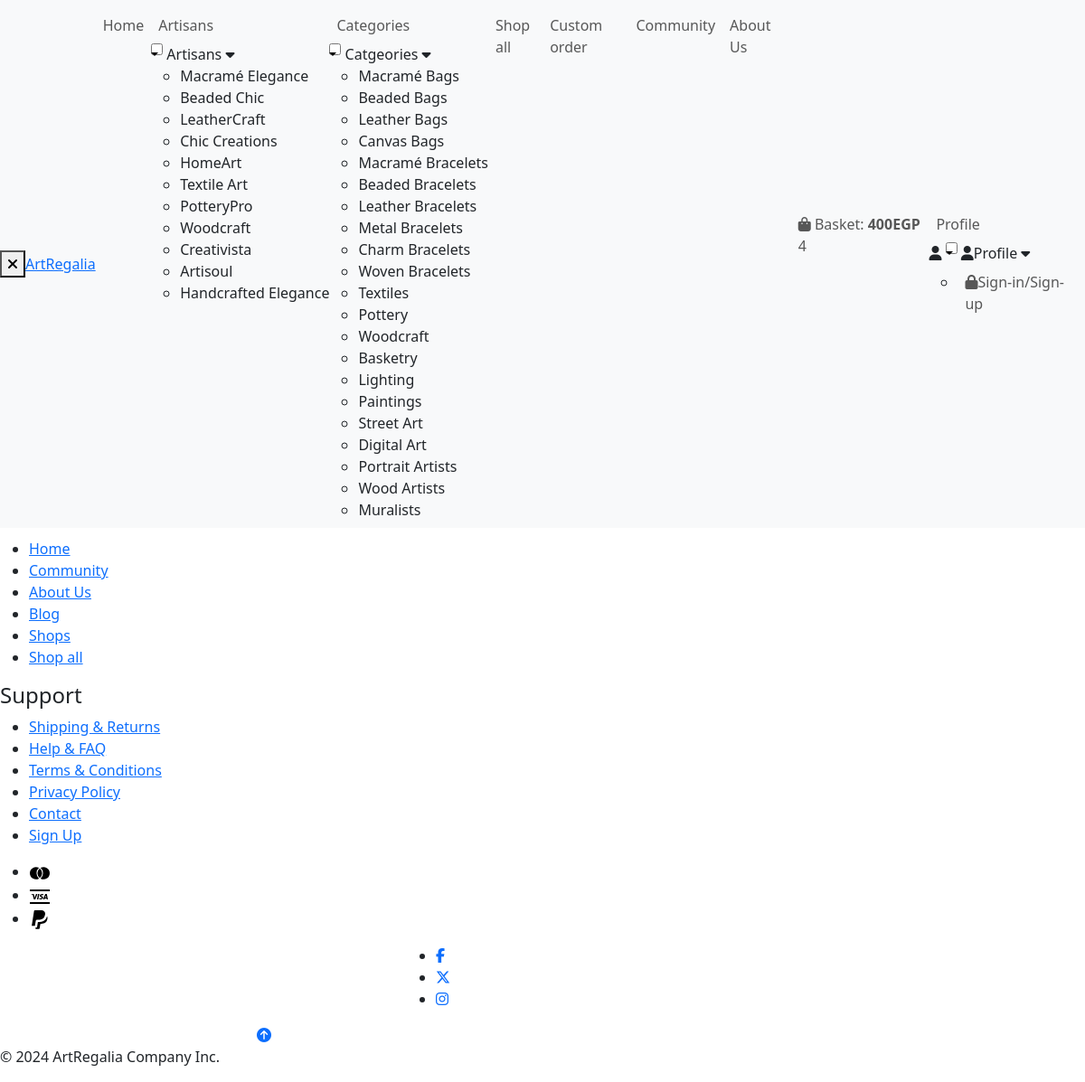
The app's page /product-details.php?product_id=1, older data.
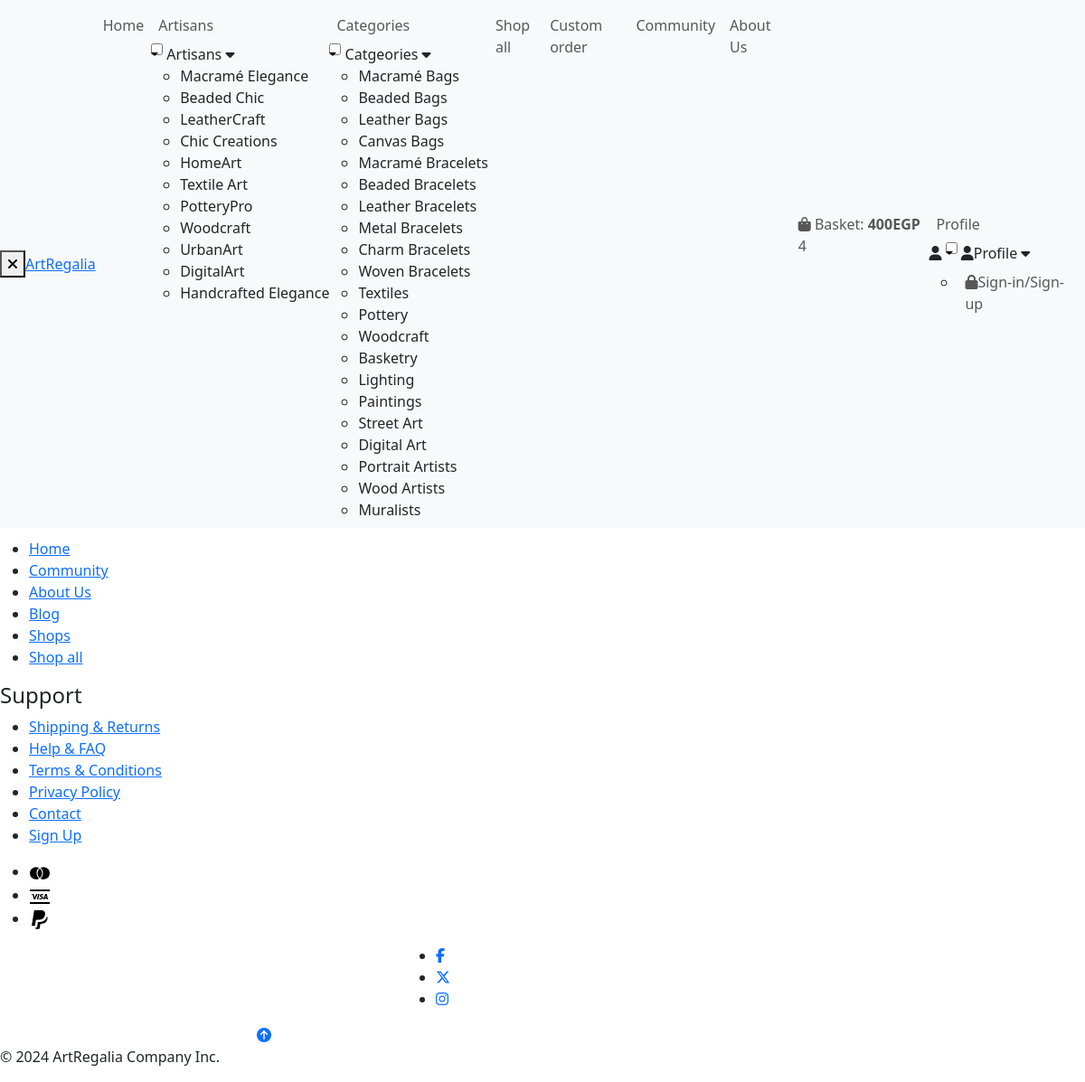
The same page, newer data.
### tables this page shows
CREATE TABLE `artisans` (
  `id` int(255) NOT NULL,
  `name` varchar(255) NOT NULL,
  `brand_name` varchar(191) NOT NULL,
  `facebook_link` varchar(191) NOT NULL,
  `linkedin_link` varchar(191) NOT NULL,
  `email` varchar(255) NOT NULL,
  `image` varchar(191) NOT NULL,
  `phone` varchar(191) NOT NULL,
  `password` int(255) NOT NULL,
  `status` tinyint(1) NOT NULL,
  `admin_id` int(11) DEFAULT NULL
);

### product-details.php (the view, shortened to what the changed rows need)
<?php
require_once("functions/connection.php");
include("functions/products_functions.php");
?>
<!DOCTYPE html>
<html lang="en">
<head>
  <link href="https://cdn.jsdelivr.net/npm/bootstrap@5.3.3/dist/css/bootstrap.min.css" rel="stylesheet"
>
  <link href="https://cdn.jsdelivr.net/npm/remixicon@4.2.0/fonts/remixicon.css" rel="stylesheet" />
  <link rel="stylesheet" href="styles/style.css">
</head>
<body>
  <?php include("includes/header.php");?>
  <main class="sp-main">
    <div class="sp-container">
      <div class="sp-product-info">
        <h1 class="sp-product-title"><?php echo $result_product_details['name'] ?></h1>
      </div>
    </div>
  </main>
</body>
</html>

### includes/header.php (shortened to what the changed rows need)
<header class="header" data-header>
  <div class="nav-container">
    <nav class="navbar navbar-expand-lg navbar-light bg-light fixed-top" data-navbar>
      <ul class="navbar-list navbar-nav">
        <li class="navbar-item nav-item">
          <ul class="drop-menu">
            <?php
            $artisans_statement = "SELECT * FROM `artisans`";
            $artisan_query = mysqli_query($conn, $artisans_statement) or die("Error in selecting data" . mysqli_error($conn));
            while ($result = mysqli_fetch_array($artisan_query)) {
            ?>
              <li><a class='dropdown-item' href='artisan_profile.php?artisan_id=<?php echo $result['id'] ?>'><?php echo $result['brand_name'] ?></a></li>
            <?php
            }
            ?>
          </ul>
        </li>
      </ul>
    </nav>
  </div>
</header>

Row changes from the older to the newer data that the page shows:
changed artisans: brand_name "Creativista" → "UrbanArt"
changed artisans: brand_name "Artisoul" → "DigitalArt"
